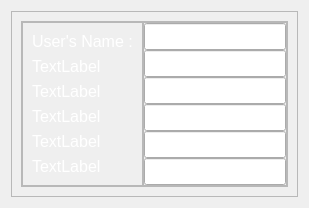
            <widget class="QWidget" name="SettingsPage">
             <layout class="QHBoxLayout" name="horizontalLayout_11">
              <item>
               <widget class="QFrame" name="frame_7">
                <property name="frameShape">
                 <enum>QFrame::StyledPanel</enum>
                </property>
                <property name="frameShadow">
                 <enum>QFrame::Raised</enum>
                </property>
                <layout class="QHBoxLayout" name="horizontalLayout_14">
                 <item>
                  <widget class="QFrame" name="frame_13">
                   <property name="frameShape">
                    <enum>QFrame::StyledPanel</enum>
                   </property>
                   <property name="frameShadow">
                    <enum>QFrame::Raised</enum>
                   </property>
                   <layout class="QHBoxLayout" name="horizontalLayout_17">
                    <property name="spacing">
                     <number>0</number>
                    </property>
                    <property name="leftMargin">
                     <number>0</number>
                    </property>
                    <property name="topMargin">
                     <number>0</number>
                    </property>
                    <property name="rightMargin">
                     <number>0</number>
                    </property>
                    <property name="bottomMargin">
                     <number>0</number>
                    </property>
                    <item>
                     <widget class="QFrame" name="frame_14">
                      <property name="frameShape">
                       <enum>QFrame::StyledPanel</enum>
                      </property>
                      <property name="frameShadow">
                       <enum>QFrame::Raised</enum>
                      </property>
                      <layout class="QVBoxLayout" name="verticalLayout_13">
                       <item>
                        <widget class="QLabel" name="label_4">
                         <property name="font">
                          <font>
                           <pointsize>12</pointsize>
                          </font>
                         </property>
                         <property name="styleSheet">
                          <string notr="true">color:white</string>
                         </property>
                         <property name="text">
                          <string>User's Name :</string>
                         </property>
                        </widget>
                       </item>
                       <item>
                        <widget class="QLabel" name="label_5">
                         <property name="font">
                          <font>
                           <pointsize>12</pointsize>
                          </font>
                         </property>
                         <property name="styleSheet">
                          <string notr="true">color:white</string>
                         </property>
                         <property name="text">
                          <string>TextLabel</string>
                         </property>
                        </widget>
                       </item>
                       <item>
                        <widget class="QLabel" name="label_7">
                         <property name="font">
                          <font>
                           <pointsize>12</pointsize>
                          </font>
                         </property>
                         <property name="styleSheet">
                          <string notr="true">color:white</string>
                         </property>
                         <property name="text">
                          <string>TextLabel</string>
                         </property>
                        </widget>
                       </item>
                       <item>
                        <widget class="QLabel" name="label_8">
                         <property name="font">
                          <font>
                           <pointsize>12</pointsize>
                          </font>
                         </property>
                         <property name="styleSheet">
                          <string notr="true">color:white</string>
                         </property>
                         <property name="text">
                          <string>TextLabel</string>
                         </property>
                        </widget>
                       </item>
                       <item>
                        <widget class="QLabel" name="label_9">
                         <property name="font">
                          <font>
                           <pointsize>12</pointsize>
                          </font>
                         </property>
                         <property name="styleSheet">
                          <string notr="true">color:white</string>
                         </property>
                         <property name="text">
                          <string>TextLabel</string>
                         </property>
                        </widget>
                       </item>
                       <item>
                        <widget class="QLabel" name="label_10">
                         <property name="font">
                          <font>
                           <pointsize>12</pointsize>
                          </font>
                         </property>
                         <property name="styleSheet">
                          <string notr="true">color:white</string>
                         </property>
                         <property name="text">
                          <string>TextLabel</string>
                         </property>
                        </widget>
                       </item>
                      </layout>
                     </widget>
                    </item>
                    <item>
                     <widget class="QFrame" name="frame_15">
                      <property name="frameShape">
                       <enum>QFrame::StyledPanel</enum>
                      </property>
                      <property name="frameShadow">
                       <enum>QFrame::Raised</enum>
                      </property>
                      <layout class="QVBoxLayout" name="verticalLayout_14">
                       <property name="spacing">
                        <number>0</number>
                       </property>
                       <property name="leftMargin">
                        <number>0</number>
                       </property>
                       <property name="topMargin">
                        <number>0</number>
                       </property>
                       <property name="rightMargin">
                        <number>0</number>
                       </property>
                       <property name="bottomMargin">
                        <number>0</number>
                       </property>
                       <item>
                        <widget class="QLineEdit" name="lineEdit_2">
                         <property name="font">
                          <font>
                           <pointsize>12</pointsize>
                          </font>
                         </property>
                         <property name="alignment">
                          <set>Qt::AlignLeading|Qt::AlignLeft|Qt::AlignVCenter</set>
                         </property>
                        </widget>
                       </item>
                       <item>
                        <widget class="QLineEdit" name="lineEdit_3">
                         <property name="font">
                          <font>
                           <pointsize>12</pointsize>
                          </font>
                         </property>
                         <property name="alignment">
                          <set>Qt::AlignLeading|Qt::AlignLeft|Qt::AlignVCenter</set>
                         </property>
                        </widget>
                       </item>
                       <item>
                        <widget class="QLineEdit" name="lineEdit_4">
                         <property name="font">
                          <font>
                           <pointsize>12</pointsize>
                          </font>
                         </property>
                         <property name="alignment">
                          <set>Qt::AlignLeading|Qt::AlignLeft|Qt::AlignVCenter</set>
                         </property>
                        </widget>
                       </item>
                       <item>
                        <widget class="QLineEdit" name="lineEdit_5">
                         <property name="font">
                          <font>
                           <pointsize>12</pointsize>
                          </font>
                         </property>
                         <property name="alignment">
                          <set>Qt::AlignLeading|Qt::AlignLeft|Qt::AlignVCenter</set>
                         </property>
                        </widget>
                       </item>
                       <item>
                        <widget class="QLineEdit" name="lineEdit_6">
                         <property name="font">
                          <font>
                           <pointsize>12</pointsize>
                          </font>
                         </property>
                         <property name="alignment">
                          <set>Qt::AlignLeading|Qt::AlignLeft|Qt::AlignVCenter</set>
                         </property>
                        </widget>
                       </item>
                       <item>
                        <widget class="QLineEdit" name="lineEdit_7">
                         <property name="font">
                          <font>
                           <pointsize>12</pointsize>
                          </font>
                         </property>
                         <property name="alignment">
                          <set>Qt::AlignLeading|Qt::AlignLeft|Qt::AlignVCenter</set>
                         </property>
                        </widget>
                       </item>
                      </layout>
                     </widget>
                    </item>
                   </layout>
                  </widget>
                 </item>
                </layout>
               </widget>
              </item>
             </layout>
            </widget>
